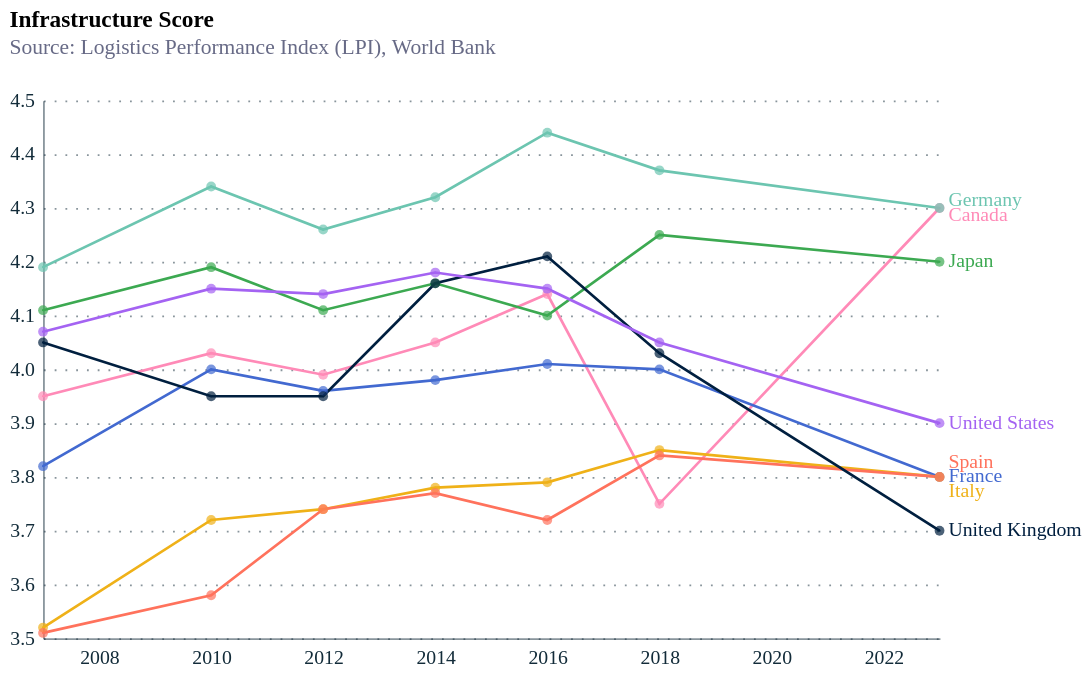

Describe this chart as a Vega-Lite specification.
### Vega-Lite specification from a JSON file in a GitHub repository (floating-point values rounded to 4 significant figures)
{"config": {"font": "Circular Std", "mark": {"line": {"interpolate": "linear"}}, "view": {"stroke": "transparent", "width": 400, "height": 300}, "range": {"category": ["#179fdb", "#e6224b", "#f4c245", "#122b39", "#eb5c2e", "#36b7b4"], "diverging": ["#E6224B", "#E54753", "#C9C9C9", "#179FDB", "#122B39"], "heatmap": ["#C9C9C9", "#179FDB", "#0063AF", "#122B39"], "ordinal": ["#00A767", "#36B7B4", "#179FDB", "#0063AF", "#243B5A"]}, "axisX": {"labelColor": "#122b39", "tickColor": "#122b39", "domainColor": "#122b39", "domainOpacity": 0.5, "gridOpacity": 0, "labelFont": "Circular Std", "labelAngle": 0, "labelAlign": "center", "labelFontSize": 11, "labelPadding": 5, "tickCount": 10, "tickSize": 0, "title": ""}, "axisY": {"labelColor": "#122b39", "labelFont": "Circular Std", "tickColor": "#122b39", "domainColor": "#122b39", "gridColor": "#122b39", "gridDash": [1, 5], "gridOpacity": 0.5, "labelPadding": 5, "labelFontSize": 11, "domainOpacity": 0.5, "tickSize": 0, "title": null, "titleAlign": "left", "titleAngle": 0, "titleBaseline": "bottom", "titleColor": "#122b39", "titleOpacity": 0.9, "titleX": 0, "titleY": -7}}, "layer": [{"mark": {"type": "line", "point": true}, "encoding": {"color": {"field": "Country", "legend": null, "scale": {"domain": ["United Kingdom", "France", "Italy", "Spain", "Germany", "Japan", "Canada", "United States"], "range": ["#001f3f", "#4269d0", "#efb118", "#ff725c", "#6cc5b0", "#3ca951", "#ff8ab7", "#a463f2", "#97bbf5", "#9c6b4e"]}, "type": "nominal"}, "size": {"condition": {"test": "(datum.Country === ' United Kingdom')", "value": 1.5}, "value": 1.5}, "strokeDash": {"condition": {"test": "(datum.Country === ' United Kingdom')", "value": [0]}, "value": [0]}, "x": {"field": "Year", "title": "", "type": "temporal"}, "y": {"field": "Score", "scale": {"domain": [3.5, 4.5]}, "title": "", "type": "quantitative"}}, "title": {"text": "Infrastructure Score", "anchor": "start", "subtitle": ["Source: Logistics Performance Index (LPI), World Bank", ""], "subtitleColor": "#676A86"}}, {"mark": {"type": "text", "align": "left", "dx": 5, "dy": {"expr": "datum.Country == 'Germany' ? -4 : datum.Country == 'Canada' ? 4 : datum.Country == 'Spain' ? -8 : datum.Country == 'Italy' ? 8 : 0"}}, "encoding": {"color": {"field": "Country", "type": "nominal"}, "text": {"field": "Country", "type": "nominal"}, "x": {"aggregate": "max", "field": "Year", "type": "temporal"}, "y": {"aggregate": {"argmax": "Year"}, "field": "Score", "type": "quantitative"}}}, {"mark": {"type": "point", "filled": true, "size": 30}, "encoding": {"color": {"field": "Country", "legend": null, "type": "nominal"}, "x": {"field": "Year", "type": "temporal"}, "y": {"field": "Score", "type": "quantitative"}}}], "data": {"name": "data-66756963c02ac932cbd22c38d6de837a"}, "height": 300, "width": 500, "$schema": "https://vega.github.io/schema/vega-lite/v5.17.0.json", "datasets": {"data-66756963c02ac932cbd22c38d6de837a": [{"Country": "Canada", "Code": "CAN", "Score": 3.95, "Year": "2007-01-01"}, {"Country": "Canada", "Code": "CAN", "Score": 4.03, "Year": "2010-01-01"}, {"Country": "Canada", "Code": "CAN", "Score": 3.99, "Year": "2012-01-01"}, {"Country": "Canada", "Code": "CAN", "Score": 4.05, "Year": "2014-01-01"}, {"Country": "Canada", "Code": "CAN", "Score": 4.14, "Year": "2016-01-01"}, {"Country": "Canada", "Code": "CAN", "Score": 3.75, "Year": "2018-01-01"}, {"Country": "Canada", "Code": "CAN", "Score": 4.3, "Year": "2023-01-01"}, {"Country": "France", "Code": "FRA", "Score": 3.82, "Year": "2007-01-01"}, {"Country": "France", "Code": "FRA", "Score": 4.0, "Year": "2010-01-01"}, {"Country": "France", "Code": "FRA", "Score": 3.96, "Year": "2012-01-01"}, {"Country": "France", "Code": "FRA", "Score": 3.98, "Year": "2014-01-01"}, {"Country": "France", "Code": "FRA", "Score": 4.01, "Year": "2016-01-01"}, {"Country": "France", "Code": "FRA", "Score": 4.0, "Year": "2018-01-01"}, {"Country": "France", "Code": "FRA", "Score": 3.8, "Year": "2023-01-01"}, {"Country": "Germany", "Code": "DEU", "Score": 4.19, "Year": "2007-01-01"}, {"Country": "Germany", "Code": "DEU", "Score": 4.34, "Year": "2010-01-01"}, {"Country": "Germany", "Code": "DEU", "Score": 4.26, "Year": "2012-01-01"}, {"Country": "Germany", "Code": "DEU", "Score": 4.32, "Year": "2014-01-01"}, {"Country": "Germany", "Code": "DEU", "Score": 4.44, "Year": "2016-01-01"}, {"Country": "Germany", "Code": "DEU", "Score": 4.37, "Year": "2018-01-01"}, {"Country": "Germany", "Code": "DEU", "Score": 4.3, "Year": "2023-01-01"}, {"Country": "Italy", "Code": "ITA", "Score": 3.52, "Year": "2007-01-01"}, {"Country": "Italy", "Code": "ITA", "Score": 3.72, "Year": "2010-01-01"}, {"Country": "Italy", "Code": "ITA", "Score": 3.74, "Year": "2012-01-01"}, {"Country": "Italy", "Code": "ITA", "Score": 3.78, "Year": "2014-01-01"}, {"Country": "Italy", "Code": "ITA", "Score": 3.79, "Year": "2016-01-01"}, {"Country": "Italy", "Code": "ITA", "Score": 3.85, "Year": "2018-01-01"}, {"Country": "Italy", "Code": "ITA", "Score": 3.8, "Year": "2023-01-01"}, {"Country": "Japan", "Code": "JPN", "Score": 4.11, "Year": "2007-01-01"}, {"Country": "Japan", "Code": "JPN", "Score": 4.19, "Year": "2010-01-01"}, {"Country": "Japan", "Code": "JPN", "Score": 4.11, "Year": "2012-01-01"}, {"Country": "Japan", "Code": "JPN", "Score": 4.16, "Year": "2014-01-01"}, {"Country": "Japan", "Code": "JPN", "Score": 4.1, "Year": "2016-01-01"}, {"Country": "Japan", "Code": "JPN", "Score": 4.25, "Year": "2018-01-01"}, {"Country": "Japan", "Code": "JPN", "Score": 4.2, "Year": "2023-01-01"}, {"Country": "Spain", "Code": "ESP", "Score": 3.51, "Year": "2007-01-01"}, {"Country": "Spain", "Code": "ESP", "Score": 3.58, "Year": "2010-01-01"}, {"Country": "Spain", "Code": "ESP", "Score": 3.74, "Year": "2012-01-01"}, {"Country": "Spain", "Code": "ESP", "Score": 3.77, "Year": "2014-01-01"}, {"Country": "Spain", "Code": "ESP", "Score": 3.72, "Year": "2016-01-01"}, {"Country": "Spain", "Code": "ESP", "Score": 3.84, "Year": "2018-01-01"}, {"Country": "Spain", "Code": "ESP", "Score": 3.8, "Year": "2023-01-01"}, {"Country": "United Kingdom", "Code": "GBR", "Score": 4.05, "Year": "2007-01-01"}, {"Country": "United Kingdom", "Code": "GBR", "Score": 3.95, "Year": "2010-01-01"}, {"Country": "United Kingdom", "Code": "GBR", "Score": 3.95, "Year": "2012-01-01"}, {"Country": "United Kingdom", "Code": "GBR", "Score": 4.16, "Year": "2014-01-01"}, {"Country": "United Kingdom", "Code": "GBR", "Score": 4.21, "Year": "2016-01-01"}, {"Country": "United Kingdom", "Code": "GBR", "Score": 4.03, "Year": "2018-01-01"}, {"Country": "United Kingdom", "Code": "GBR", "Score": 3.7, "Year": "2023-01-01"}, {"Country": "United States", "Code": "USA", "Score": 4.07, "Year": "2007-01-01"}, {"Country": "United States", "Code": "USA", "Score": 4.15, "Year": "2010-01-01"}, {"Country": "United States", "Code": "USA", "Score": 4.14, "Year": "2012-01-01"}, {"Country": "United States", "Code": "USA", "Score": 4.18, "Year": "2014-01-01"}, {"Country": "United States", "Code": "USA", "Score": 4.15, "Year": "2016-01-01"}, {"Country": "United States", "Code": "USA", "Score": 4.05, "Year": "2018-01-01"}, {"Country": "United States", "Code": "USA", "Score": 3.9, "Year": "2023-01-01"}]}}
